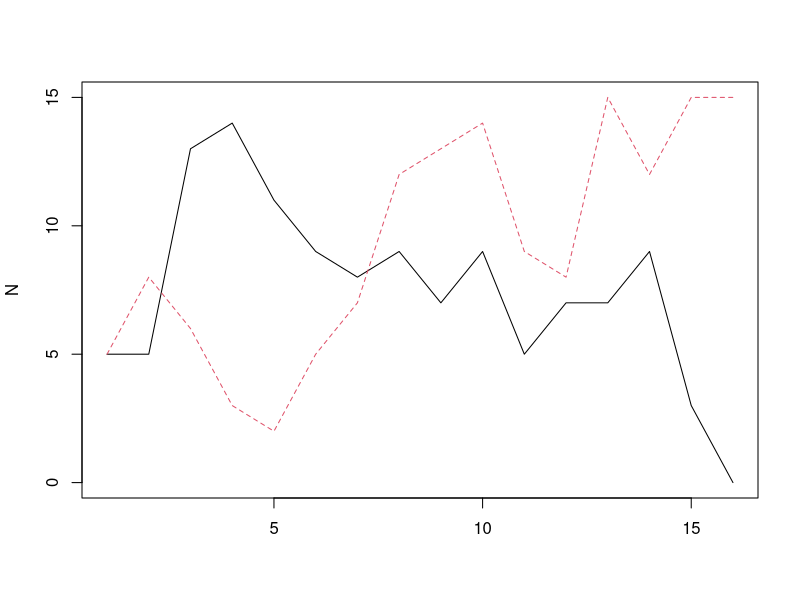

Generate this figure with R:
#2-species annual plant model----------------------------------------------
updateN = function(r_arg, Nself, N1, a_intra, a1){
    newN = (r_arg * Nself) /(1 + a_intra * Nself + a1 * N1 )
    newN=rpois(1,newN)         #demographic stochasticity
    return(newN)
}

  maxtime=50000
  initialNsp1 = 5
  initialNsp2 = 5
  a11=1
  a22=1
  
  l1=12
  l2=14
  a12=0.2
  a21=0.3
  
  N=data.frame("spp1"=initialNsp1,"spp2"=initialNsp2)  #initialize

# populations loop ---------------------------------
    counter=1
    stopRun=F
    while(stopRun==F){
      counter=counter+1
    	N[counter,1] = updateN(l1,N[counter-1,1],N[counter-1,2],a11,a12)
    	N[counter,2] = updateN(l2,N[counter-1,2],N[counter-1,1],a22,a21)
      if(sum(N[counter,]==0)>=1) stopRun=T

      } #next timestep (counter)

      matplot(N,type="l")